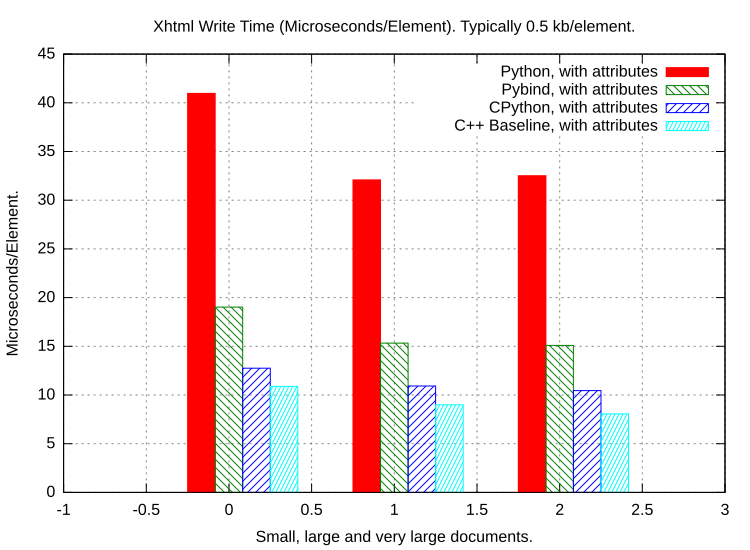

Recreate this plot in gnuplot.
#set logscale x
set grid
set title "Xhtml Write Time (Microseconds/Element). Typically 0.5 kb/element."
set xlabel "Small, large and very large documents."
# set xtics
#set format x ""

#set logscale y
set ylabel "Microseconds/Element."
# set yrange [8:35]
# set ytics 8,35,3
set yrange [0:]

# set logscale y2
# set y2label "Bytes"
# set y2range [1:1e9]
# set y2tics

set pointsize 1
set datafile separator whitespace#"\t"
set datafile missing "NaN"
# Curve fit
#cost(x) = a + (b / (x/1024))
#fit cost(x) "XhtmlWriteRate.dat" using 1:2 via a,b

Rate(x,y) = 1e6 * y / x

set terminal svg size 750,550           # choose the file format
set output "XhtmlWriteRateHistogram.svg"   # choose the output device

#set key title "Window Length"


set style fill pattern 3
set style histogram clustered

# No Attributes
#plot "XhtmlWriteTime.dat" using (Rate($1,$4)) t "Python" w histograms, \
    "XhtmlWriteTime.dat" using (Rate($1,$6)) t "Pybind" w histograms, \
    "XhtmlWriteTime.dat" using (Rate($1,$8)) t "CPython" w histograms, \
    "XhtmlWriteTime.dat" using (Rate($1,$2)) t "C++ Baseline" w histograms
    
# With Attributes
plot "XhtmlWriteTime.dat" using (Rate($1,$5)) t "Python, with attributes" w histograms, \
    "XhtmlWriteTime.dat" using (Rate($1,$7)) t "Pybind, with attributes" w histograms, \
    "XhtmlWriteTime.dat" using (Rate($1,$9)) t "CPython, with attributes" w histograms, \
    "XhtmlWriteTime.dat" using (Rate($1,$3)) t "C++ Baseline, with attributes" w histograms
    
reset
